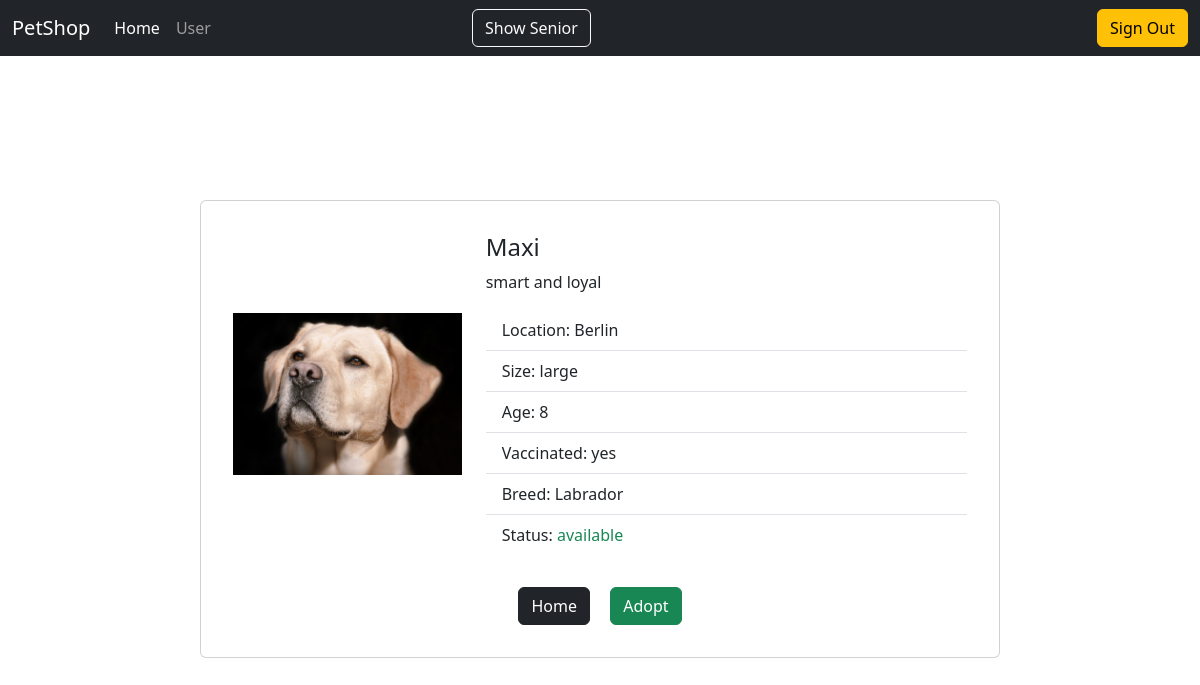
The app's page /details.php?id=15 (signed in) with its own data.
### tables this page shows
CREATE TABLE `animals` (
  `id` int(11) NOT NULL,
  `picture` varchar(255) DEFAULT NULL,
  `location` varchar(255) DEFAULT NULL,
  `description` varchar(2000) DEFAULT NULL,
  `size` varchar(10) DEFAULT NULL,
  `age` int(3) DEFAULT NULL,
  `vaccinated` varchar(50) DEFAULT NULL,
  `breed` varchar(255) DEFAULT NULL,
  `status` varchar(255) DEFAULT NULL,
  `name` varchar(255) DEFAULT NULL
);

### details.php (the view, shortened to what this page needs)
<?php
require_once "components/db_connect.php";
$id = $_GET["id"];
$sql = "SELECT * FROM animals WHERE id = $id";
$result = mysqli_query($connect, $sql);
$row = mysqli_fetch_array($result, MYSQLI_ASSOC);
if ($row['status'] == "available") {
  $statusAvailableOrReservedColor .= "text-success";
} else {
  $statusAvailableOrReservedColor .= "text-danger";
}
$html = "
  <div class='container  mt-5 pt-5'>
    <div class='card mx-auto p-3 m-5' style='width: 50rem;'>
      <div class='card-body row'>
        <img src='animals/pictures/" . $row['picture'] . "' class='col-4 detail_img align-self-center' alt='" . $row['name'] . "'>
        <div class='col-8'>
          <h4 class='card-title'>" . $row['name'] . "</h4>
          <p class='card-text'>" . $row['description'] . "</p>
          <ul class='list-group list-group-flush'>
          <li class='list-group-item'>Location: " . $row['location'] . "</li>
          <li class='list-group-item'>Size: " . $row['size'] . "</li>
          <li class='list-group-item'>Age: " . $row['age'] . "</li>
          <li class='list-group-item'>Vaccinated: " . $row['vaccinated'] . "</li>
          <li class='list-group-item'>Breed: " . $row['breed'] . "</li>
          <li class='list-group-item'>Status: <span class='" . $statusAvailableOrReservedColor . "'>" . $row['status'] . "</span></li>
        </ul>
        </div>
      </div>
      <div class='card-body mx-auto'>
      <a href='animals.php' class='card-link btn btn-dark'>Home</a>
      <a href='' class='card-link btn btn-success'>Adopt</a>
      </div>
    </div>
  </div>
  ";
?>
<!DOCTYPE html>
<html lang="en">
<head>
  <?php require_once "components/bootstrap.php" ?>
</head>
<body>
  <?php require "components/navbar.php" ?>
  <?= $html ?>
</body>
</html>

### records on screen
animals: picture (picture), name "Maxi", description "smart and loyal", location "Berlin", size "large", age "8", vaccinated "yes", breed "Labrador", status "available"
